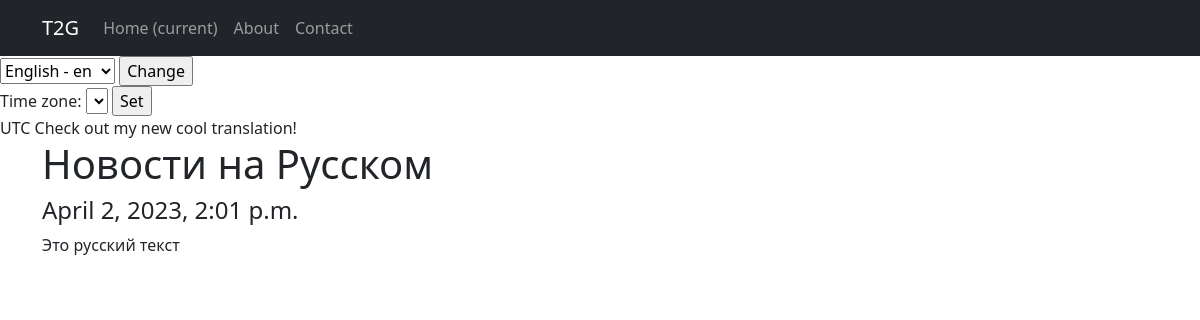
/news/42/, run on the app's committed database.
### NewsPortal/models.py (models this page shows, shortened)
class Post(models.Model): #post
    author = models.ForeignKey(Author,on_delete=models.CASCADE)
    NEWS = 'NW'
    ARTICLE = 'AR'
    POST = 'PST'
    CASES = 'CS'
    CATEGORY_CHOICES = (
        (NEWS, _('News')),
        (ARTICLE, 'Статья'),
        (POST, 'Пост'),
        (CASES, 'Кейс')
    )
    categoryType = models.CharField(max_length= 4, choices=CATEGORY_CHOICES, default=POST )
    dateCreation = models.DateTimeField(auto_now_add=True)
    postCategory = models.ManyToManyField(Category, through='PostCategory') #связь many2many с классом PostCategory
    postTitle = models.CharField(max_length = 255)
    postText = models.TextField()
    postRating = models.SmallIntegerField(default=0) #rating из класса автор
    slug = models.SlugField(max_length=128, unique=False, null=True)

### NewsPortal/views.py (the view)
# urls.py: path('news/<int:pk>/', PostDetail, name='postDetail'),
@cache_page(300)
def PostDetail(request, pk):
    post = Post.objects.get(pk=pk)
    return render(request, 'news/postDetail.html', context={'post': post})

### NewsPortal/templatetags/custom_filters.py (called while the page is built)
@register.filter()
def censor(token):
    forbidden_words = ["Art", "трейдинг", "drug", "casino",]
    pat = re.compile("|".join(re.escape(w) for w in forbidden_words), flags=re.I)
    return pat.sub(lambda g: "*" * len(g.group(0)), token)

### NewsPortal/templates/news/postDetail.html (shortened to what this page needs)
{% extends 'default.html' %}
{% load custom_filters %}
{% block content %}
<h1>{{ post.postTitle |censor}}</h1>
<h4>{{post.dateCreation}}</h4>
<p>{{ post.postText |censor}} </p>
{% endblock content %}

### data on the page
Post: postTitle|censor "Новости на Русском", dateCreation "April 2, 2023, 2:01 p.m.", postText|censor "Это русский текст"

### other printed values
{{ TIME_ZONE }} "UTC"
form field language "English - en"
